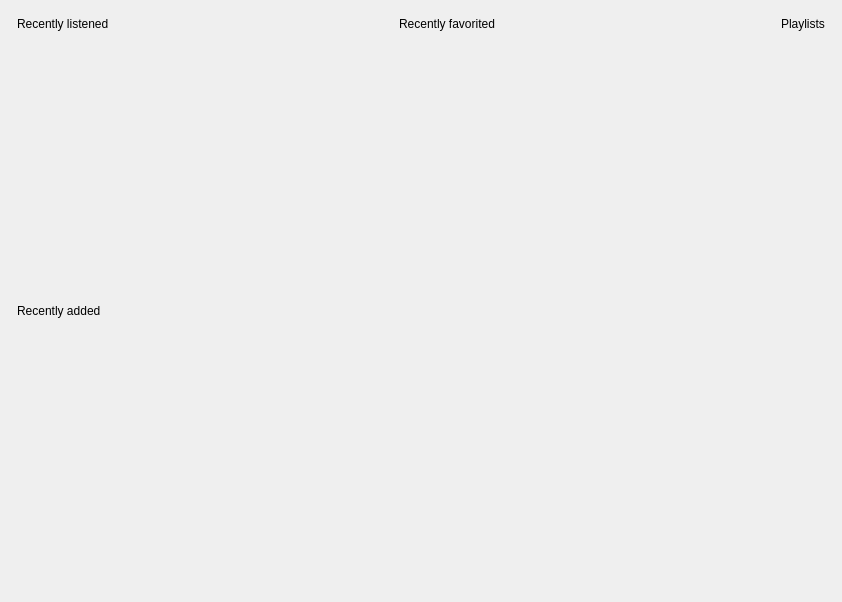
<?xml version="1.0" encoding="UTF-8"?>
<ui version="4.0">
 <class>Browse</class>
 <widget class="QWidget" name="Browse">
  <property name="geometry">
   <rect>
    <x>0</x>
    <y>0</y>
    <width>842</width>
    <height>602</height>
   </rect>
  </property>
  <property name="windowTitle">
   <string>Form</string>
  </property>
  <property name="autoFillBackground">
   <bool>true</bool>
  </property>
  <property name="styleSheet">
   <string notr="true"/>
  </property>
  <layout class="QVBoxLayout" name="verticalLayout_5">
   <property name="spacing">
    <number>0</number>
   </property>
   <property name="leftMargin">
    <number>0</number>
   </property>
   <property name="topMargin">
    <number>0</number>
   </property>
   <property name="rightMargin">
    <number>0</number>
   </property>
   <property name="bottomMargin">
    <number>0</number>
   </property>
   <item>
    <widget class="QFrame" name="frame">
     <property name="maximumSize">
      <size>
       <width>16777215</width>
       <height>16777215</height>
      </size>
     </property>
     <property name="frameShape">
      <enum>QFrame::NoFrame</enum>
     </property>
     <property name="frameShadow">
      <enum>QFrame::Raised</enum>
     </property>
     <layout class="QHBoxLayout" name="horizontalLayout_3">
      <property name="spacing">
       <number>0</number>
      </property>
      <property name="leftMargin">
       <number>17</number>
      </property>
      <property name="topMargin">
       <number>17</number>
      </property>
      <property name="rightMargin">
       <number>17</number>
      </property>
      <property name="bottomMargin">
       <number>17</number>
      </property>
      <item>
       <widget class="QFrame" name="frame_2">
        <property name="maximumSize">
         <size>
          <width>1200</width>
          <height>16777215</height>
         </size>
        </property>
        <property name="frameShape">
         <enum>QFrame::NoFrame</enum>
        </property>
        <property name="frameShadow">
         <enum>QFrame::Raised</enum>
        </property>
        <layout class="QVBoxLayout" name="verticalLayout">
         <property name="spacing">
          <number>0</number>
         </property>
         <property name="leftMargin">
          <number>0</number>
         </property>
         <property name="topMargin">
          <number>0</number>
         </property>
         <property name="rightMargin">
          <number>0</number>
         </property>
         <property name="bottomMargin">
          <number>0</number>
         </property>
         <item>
          <layout class="QGridLayout" name="gridLayout_4"/>
         </item>
         <item>
          <layout class="QHBoxLayout" name="horizontalLayout_2">
           <item>
            <layout class="QVBoxLayout" name="asd">
             <item>
              <widget class="QLabel" name="label_5">
               <property name="text">
                <string>Recently listened</string>
               </property>
              </widget>
             </item>
             <item>
              <widget class="QScrollArea" name="scrollArea">
               <property name="styleSheet">
                <string notr="true">background-color: transparent;</string>
               </property>
               <property name="horizontalScrollBarPolicy">
                <enum>Qt::ScrollBarAlwaysOff</enum>
               </property>
               <property name="widgetResizable">
                <bool>true</bool>
               </property>
               <widget class="QWidget" name="scrollAreaWidgetContents">
                <property name="geometry">
                 <rect>
                  <x>0</x>
                  <y>0</y>
                  <width>318</width>
                  <height>230</height>
                 </rect>
                </property>
                <layout class="QVBoxLayout" name="verticalLayout_2">
                 <property name="spacing">
                  <number>0</number>
                 </property>
                 <property name="leftMargin">
                  <number>0</number>
                 </property>
                 <property name="topMargin">
                  <number>0</number>
                 </property>
                 <property name="rightMargin">
                  <number>0</number>
                 </property>
                 <property name="bottomMargin">
                  <number>0</number>
                 </property>
                 <item>
                  <layout class="QVBoxLayout" name="history"/>
                 </item>
                 <item>
                  <spacer name="verticalSpacer_4">
                   <property name="orientation">
                    <enum>Qt::Vertical</enum>
                   </property>
                   <property name="sizeHint" stdset="0">
                    <size>
                     <width>20</width>
                     <height>225</height>
                    </size>
                   </property>
                  </spacer>
                 </item>
                </layout>
               </widget>
              </widget>
             </item>
            </layout>
           </item>
           <item>
            <spacer name="horizontalSpacer_3">
             <property name="orientation">
              <enum>Qt::Horizontal</enum>
             </property>
             <property name="sizeType">
              <enum>QSizePolicy::Maximum</enum>
             </property>
             <property name="sizeHint" stdset="0">
              <size>
               <width>40</width>
               <height>20</height>
              </size>
             </property>
            </spacer>
           </item>
           <item>
            <layout class="QVBoxLayout" name="verticalLayout_7">
             <item>
              <widget class="QLabel" name="label_6">
               <property name="text">
                <string>Recently favorited</string>
               </property>
              </widget>
             </item>
             <item>
              <widget class="QScrollArea" name="scrollArea_2">
               <property name="styleSheet">
                <string notr="true">background-color: transparent;</string>
               </property>
               <property name="horizontalScrollBarPolicy">
                <enum>Qt::ScrollBarAlwaysOff</enum>
               </property>
               <property name="widgetResizable">
                <bool>true</bool>
               </property>
               <widget class="QWidget" name="scrollAreaWidgetContents_3">
                <property name="geometry">
                 <rect>
                  <x>0</x>
                  <y>0</y>
                  <width>317</width>
                  <height>230</height>
                 </rect>
                </property>
                <layout class="QVBoxLayout" name="verticalLayout_4">
                 <property name="spacing">
                  <number>0</number>
                 </property>
                 <property name="leftMargin">
                  <number>0</number>
                 </property>
                 <property name="topMargin">
                  <number>0</number>
                 </property>
                 <property name="rightMargin">
                  <number>0</number>
                 </property>
                 <property name="bottomMargin">
                  <number>0</number>
                 </property>
                 <item>
                  <layout class="QVBoxLayout" name="favourites"/>
                 </item>
                 <item>
                  <spacer name="verticalSpacer_6">
                   <property name="orientation">
                    <enum>Qt::Vertical</enum>
                   </property>
                   <property name="sizeHint" stdset="0">
                    <size>
                     <width>20</width>
                     <height>225</height>
                    </size>
                   </property>
                  </spacer>
                 </item>
                </layout>
               </widget>
              </widget>
             </item>
            </layout>
           </item>
           <item>
            <spacer name="horizontalSpacer_4">
             <property name="orientation">
              <enum>Qt::Horizontal</enum>
             </property>
             <property name="sizeType">
              <enum>QSizePolicy::Maximum</enum>
             </property>
             <property name="sizeHint" stdset="0">
              <size>
               <width>40</width>
               <height>20</height>
              </size>
             </property>
            </spacer>
           </item>
           <item>
            <layout class="QVBoxLayout" name="verticalLayout_8">
             <item>
              <widget class="QLabel" name="label_7">
               <property name="sizePolicy">
                <sizepolicy hsizetype="Preferred" vsizetype="Preferred">
                 <horstretch>0</horstretch>
                 <verstretch>0</verstretch>
                </sizepolicy>
               </property>
               <property name="text">
                <string>Playlists</string>
               </property>
              </widget>
             </item>
             <item>
              <layout class="QGridLayout" name="gridLayout_3"/>
             </item>
             <item>
              <spacer name="verticalSpacer_7">
               <property name="orientation">
                <enum>Qt::Vertical</enum>
               </property>
               <property name="sizeHint" stdset="0">
                <size>
                 <width>20</width>
                 <height>40</height>
                </size>
               </property>
              </spacer>
             </item>
            </layout>
           </item>
          </layout>
         </item>
         <item>
          <spacer name="verticalSpacer">
           <property name="orientation">
            <enum>Qt::Vertical</enum>
           </property>
           <property name="sizeType">
            <enum>QSizePolicy::Maximum</enum>
           </property>
           <property name="sizeHint" stdset="0">
            <size>
             <width>20</width>
             <height>20</height>
            </size>
           </property>
          </spacer>
         </item>
         <item>
          <widget class="QLabel" name="label_4">
           <property name="text">
            <string>Recently added</string>
           </property>
          </widget>
         </item>
         <item>
          <spacer name="verticalSpacer_8">
           <property name="orientation">
            <enum>Qt::Vertical</enum>
           </property>
           <property name="sizeHint" stdset="0">
            <size>
             <width>20</width>
             <height>259</height>
            </size>
           </property>
          </spacer>
         </item>
        </layout>
       </widget>
      </item>
     </layout>
    </widget>
   </item>
  </layout>
 </widget>
 <resources/>
 <connections/>
</ui>
